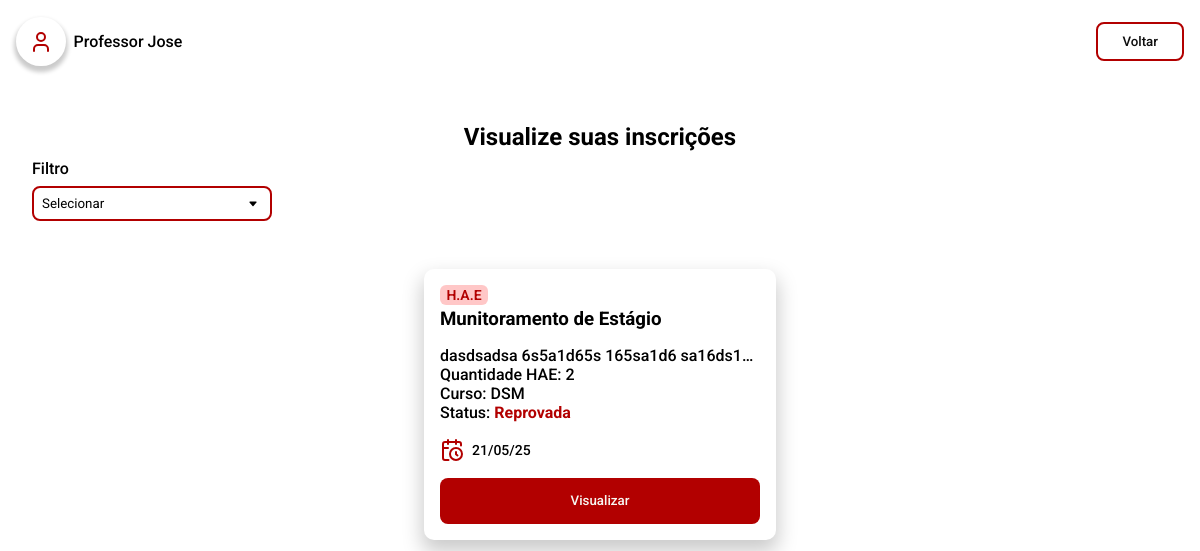
Page /pages/me/inscricoes.php (signed in) on the earlier database version.
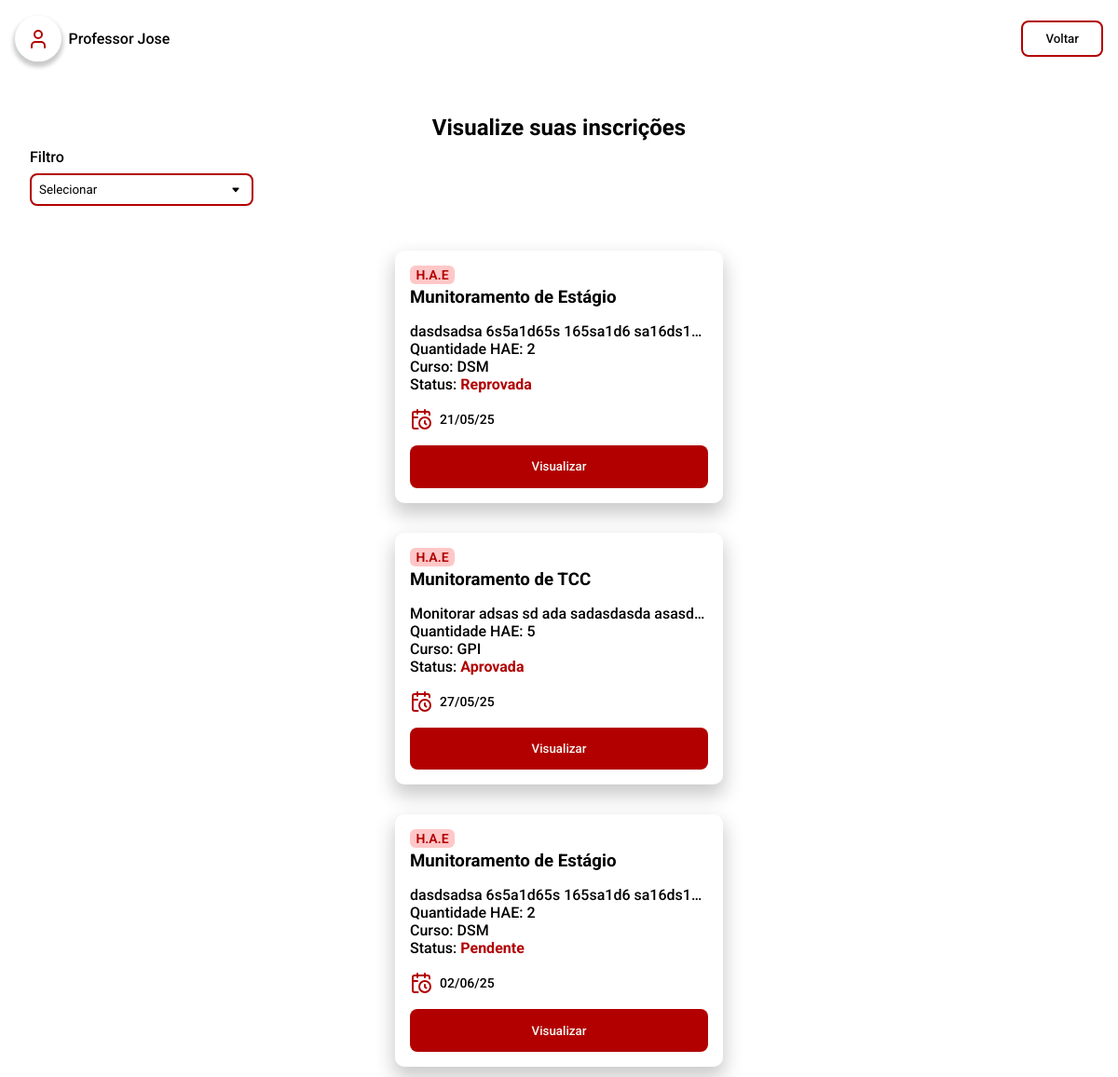
Same page on the later database version.
### tables this page shows
CREATE TABLE `tb_inscricao` (
  `id_inscricao` int NOT NULL,
  `id_docente` int DEFAULT NULL,
  `id_hae` int DEFAULT NULL,
  `data_envio` datetime NOT NULL,
  `quant_hae` int DEFAULT NULL,
  `outras_fatecs` int DEFAULT NULL,
  `id_projeto` int DEFAULT NULL,
  `status` enum('Pendente','Em análise','Aprovada','Reprovada') NOT NULL DEFAULT 'Pendente'
);

CREATE TABLE `tb_hae` (
  `id_hae` int NOT NULL,
  `titulo` varchar(60) NOT NULL,
  `tip_hae` varchar(30) NOT NULL,
  `quant_hae` int NOT NULL,
  `descricao` varchar(500) NOT NULL,
  `data_inicio` date NOT NULL,
  `data_final` date NOT NULL
);

### server/model/Inscricao.php (called while the page is built, shortened)
<?php
include_once __DIR__ . "/Database.php";
class Inscricao
{
    public Database $db;
    public function __construct($id_inscricao = null, $id_docente = null, $id_hae = null, $id_projeto = null, $data_envio = '', $quant_hae = 0, $outras_fatecs = 0, $status = 'Pendente')
    {
        $this->db = new Database();
        $this->db->connect_to();
    }
    public function getMySubscriptions($id_docente)
    {
        $query = "SELECT i.id_inscricao, i.id_docente, i.id_hae, i.id_projeto, i.data_envio, i.quant_hae, i.outras_fatecs, p.titulo, i.status
                  FROM tb_inscricao i
                  JOIN tb_projeto p ON i.id_projeto = p.id_projeto
                  WHERE i.id_docente = :id_docente";
        $stmt = $this->db->get_PDO()->prepare($query);
        $stmt->bindParam(':id_docente', $id_docente);
        $stmt->execute();
        $result = $stmt->fetchAll(PDO::FETCH_ASSOC);
        if ($result) {
            return $result;
        } else {
            return [];
        }
    }
}

### server/model/Database.php (called while the page is built, shortened)
<?php
class Database
{
    private string $host = 'localhost';
    private string $db   = 'pi_fatec';
    private string $user = 'root';
    private string $pass = 'root';
    private string $charset = 'utf8mb4';
    private PDO | null $pdo = null;
    public function connect_to()
    {
        $dsn = "mysql:host={$this->host};dbname={$this->db};charset={$this->charset}";
        try {
            $this->pdo = new PDO($dsn, $this->user, $this->pass);
            $this->pdo->setAttribute(PDO::ATTR_ERRMODE, PDO::ERRMODE_EXCEPTION);
        } catch (PDOException $e) {
            echo "❌ Connection failed: " . $e->getMessage();
        }
    }
    public function is_connected()
    {
        return isset($this->pdo);
    }
    public function get_PDO(): PDO | null
    {
        return $this->is_connected() ? $this->pdo : null;
    }
}

### server/model/Docente.php (called while the page is built, shortened)
<?php
include_once __DIR__ . "/Database.php";
class Docente
{
    private int $id_docente;
    public function __construct($id_docente = null, $nome = '', $RG = '', $email = '', $matricula = 0, $turno = '', $senha = '', $cargo = '', $outras_fatecs = false, $curso = '')
    {
        $this->db = new Database();
    }
    public static function fromArray(array $data): Docente
    {
        $docente = new self();
        foreach ($data as $key => $value) {
            if (property_exists($docente, $key)) {
                $docente->$key = $value;
            }
        }
        return $docente;
    }
    public function getIdDocente(): int
    {
        return $this->id_docente;
    }
}

### server/model/HAE.php (called while the page is built, shortened)
<?php
include_once __DIR__ . "/Database.php";
class HAE
{
    public Database $db;
    public function __construct($id_hae = null, $titulo = '', $descricao = '', $data_inicio = '', $data_final = '', $quant_hae = 0, $tip_hae = '')
    {
        $this->db = new Database();
        $this->db->connect_to();
        if ($id_hae !== null) {
            $this->titulo = $titulo;
            $this->descricao = $descricao;
            $this->tip_hae = $tip_hae;
        }
    }
    public function getHAEById(int $id_hae): ?HAE
    {
        $query = "SELECT * FROM tb_hae WHERE id_hae = :id_hae";
        $stmt = $this->db->get_PDO()->prepare($query);
        $stmt->bindParam(':id_hae', $id_hae);
        $stmt->execute();
        $result = $stmt->fetch(PDO::FETCH_ASSOC);
        if ($result) {
            return new self(
                $result['id_hae'],
                $result['titulo'],
                $result['descricao'],
                $result['data_inicio'],
                $result['data_final'],
                $result['quant_hae'],
                $result['tip_hae']
            );
        }
        return null;
    }
}

### pages/me/inscricoes.php (the view, shortened to what this page needs)
<?php
require_once __DIR__ . "/../../server/model/Inscricao.php";
require_once __DIR__ . "/../../server/model/Docente.php";
require_once __DIR__ . "/../../server/model/HAE.php";
$docente = new Docente();
$docente = $docente->fromArray($_SESSION["user"]);
?>
<!DOCTYPE html>
<html lang="pt-br">
<head>
  <link rel="stylesheet" href="../../styles/global.css" />
  <link rel="stylesheet" href="../../styles/components.css" />
  <link rel="stylesheet" href="../../styles/haes.css" />
</head>
<body>
  <header-fatec
    data-button-title="Voltar"
    data-button-href="../home.php"></header-fatec>
  <section>
    <h1>Visualize suas inscrições</h1>
    <form action="<?php echo htmlspecialchars($_SERVER["PHP_SELF"]) ?>" method="get">
      <label for="search" class="search-container">
        Filtro
      </label>
      <select name="filtro" onchange="this.form.submit()">
        <option value="" disabled selected>Selecionar</option>
      </select>
    </form>
    <main>
      <?php
      $inscricao = new Inscricao();
      $all_inscricoes = $inscricao->getMySubscriptions($docente->getIdDocente());
      foreach ($all_inscricoes as $inscricao) {
        $hae = new HAE();
        $hae = $hae->getHAEById($inscricao['id_hae']);
        $data_envio = date('d/m/y', strtotime($inscricao['data_envio']));
        echo "
          <div class='card-hae card-primary'>
              <span class='card-hae-title'>
                <p class='card-hae-tag'>H.A.E</p>
                <h3 class=''>{$hae->titulo}</h3>
              </span>
              <span class='card-hae-info'>
                <p class='card-hae-desc'>{$hae->descricao}</p>
                <p>Quantidade HAE: {$inscricao['quant_hae']}</p>
                <p>Curso: {$hae->tip_hae}</p>
                <p>Status: <strong>{$inscricao['status']}</strong></p>
              </span>
              <span class='card-hae-date'>
                <img src='../../public/icons/calendar-clock.svg' alt='calendario' />
                <p>{$data_envio}</p>
              </span>
              <a href='./preview/inscricao.php?id={$inscricao['id_inscricao']}'>
                <button
                  class='button-primary'
                  style='
                      --button-color: var(--fatec-red-500);
                      --button-color-hover: var(--fatec-red-400);
                    '>
                  Visualizar
                </button>
              </a>
            </div>";
      }
      ?>
    </main>
  </section>
</body>
</html>

### styles/global.css (style rules this page uses)
:root { --fatec-red-400: #d32719; --fatec-red-500: #b20000; --fatec-red-700: #7e0000; --fatec-white-500: #f7f7f2; --fatec-dark-500: #0d0d0d; --fatec-gray-500: #666666; --fatec-gray-300: #dadada; --fatec-blue-500: #005c6d; --fatec-blue-700: #004854; --fatec-lightblue-500: #00c1cf; --fatec-lightblue-600: #00d8e8; --sm: 640px; --md: 768px; --lg: 1024px; --xl: 1280px; --2xl: 1536px; --text-xs-font-size: 0.75rem; --text-sm-font-size: 0.875rem; --text-base-font-size: 1rem; --text-lg-font-size: 1.125rem; --text-xl-font-size: 1.25rem; --text-2xl-font-size: 1.5rem; --text-xs-line-height: 1rem; --text-sm-line-height: 1.25rem; --text-base-line-height: 1.5rem; --text-lg-line-height: 1.75rem; --text-xl-line-height: 1.75rem; }
*::before, *::after { box-sizing: border-box; }
* { padding: 0; margin: 0; box-sizing: border-box; }
body { -webkit-font-smoothing: antialiased; -moz-osx-font-smoothing: grayscale; text-rendering: optimizeLegibility !important; }
a { text-decoration: none; }

### styles/components.css (style rules this page uses)
.button-primary { background: var(--button-color); color: var(--fatec-white-500); padding: 0.95rem 1.5rem; border: 0; border-radius: 8px; font-family: "Roboto", sans-serif; font-weight: 500; cursor: pointer; transition: background ease 400ms; }
.card-primary { display: flex; flex-direction: column; box-shadow: 0 10px 20px 2px #00000035; border-radius: 10px; padding: 1rem; font-family: "Roboto", sans-serif; }
.card-primary strong { color: var(--fatec-red-500); }

### styles/haes.css (style rules this page uses)
section { padding: 2rem; }
section h1 { font-family: "Roboto"; text-align: center; margin: 0.5rem 0; }
select { background: none; border: 2px solid var(--fatec-red-500); border-radius: 8px; padding: 0.5rem; outline: none; font-family: "Roboto", sans-serif; width: 15rem; background-position: calc(100% - 0.75rem) center !important; -moz-appearance: none !important; -webkit-appearance: none !important; appearance: none !important; padding-right: 2rem !important; }
form { display: flex; flex-direction: column; font-family: "Roboto", sans-serif; font-weight: 500; gap: 0.5rem; }
.card-hae { width: 22rem; gap: 1rem; margin: 1rem 0; }
.card-hae-desc { overflow: hidden; text-overflow: ellipsis; white-space: nowrap; width: 100%; }
.card-hae-tag { display: flex; align-items: center; justify-content: center; border-radius: 6px; font-size: var(--text-sm-font-size); font-weight: 600; line-height: var(--text-sm-line-height); background: #ff4c4d50; color: var(--fatec-red-500); width: 3rem; }
.card-hae-title { display: inherit; flex-direction: column; gap: 0.2rem; }
.card-hae-info { font-weight: 500; }
.card-hae-date { display: flex; align-items: center; gap: 0.5rem; font-size: var(--text-sm-font-size); font-weight: 500; }
main { display: flex; align-items: center; justify-content: center; flex-direction: column; padding: 2rem; }
main a, button { width: 100%; }
strong { color: var(--fatec-red-500); }

Differences in the rows shown:
added tb_inscricao: id_hae.titulo "Munitoramento de TCC", id_hae.descricao "Monitorar adsas sd ada sadasdasda asasd…", quant_hae "5", id_hae.tip_hae "GPI", status "Aprovada", data_envio "27/05/25"
added tb_inscricao: id_hae.titulo "Munitoramento de Estágio", id_hae.descricao "dasdsadsa 6s5a1d65s 165sa1d6 sa16ds1…", quant_hae "2", id_hae.tip_hae "DSM", status "Pendente", data_envio "02/06/25"
